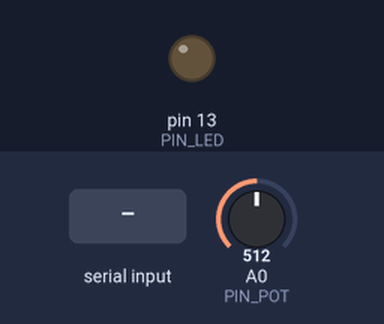
Simulated run of this sketch. Board: Arduino Uno, built with avr-gcc and run on an emulated ATmega328P. On the bench: output pins drawn as LEDs (lit = HIGH). Inputs (shaded band) come from the test bench; at power-on: A0 (PIN_POT) = 512. What the sketch prints to the serial monitor is not drawn.

Above: at 1.2 s.
1.3 s: byte 30 received over Serial
At 2.4 s:
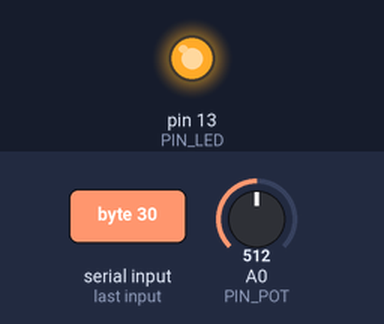
Timing chart, 0 to 4.3 s (numbered marks = the images above; inputs shaded):
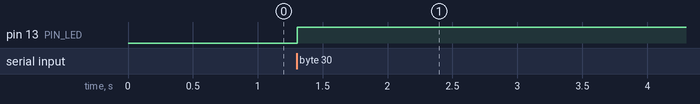

Measured:
- after the input at 1.3 s, pin 13 (PIN_LED): LOW → HIGH at once

The sketch:

sketch.ino
```cpp
// (licence header left out)
// See the arduio website for more details on processing language
// http://arduino.cc/

// led and potentiometer
int led;
int pot;

// arduino pins
int PIN_LED = 13;
int PIN_POT = A0;

void setup()
{
  pinMode(PIN_LED, OUTPUT);
  Serial.begin(115200);   // 115200 is the default for Android
}

void loop()
{
  // read potentiometer (0-1023, 2 bytes)
  pot = analogRead(PIN_POT);

  if(Serial.available() == 1)
  {
    // Serial.read() reads one byte
    led = Serial.read();

    // Serial.write() writes one byte
    Serial.write(((short) pot) & 0xFF);
    Serial.write(((short) pot) >> 8);
  }

  // update led
  if(led)
    digitalWrite(PIN_LED, HIGH);
  else
    digitalWrite(PIN_LED, LOW);

  // add a 50 ms delay before next loop iteration
  delay(50);
}
```
